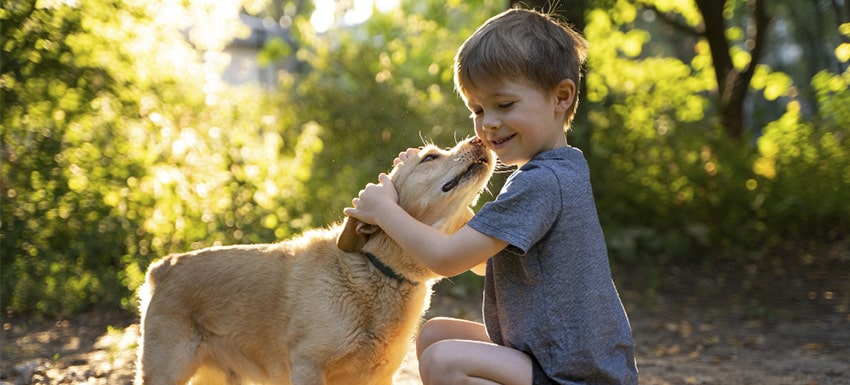
#> input picture brillo.jpg, 850 x 385 px, found by its file name
$ python Brillo.py
#> lines starting #> are read from the running program, lines starting #| are printed output that depends on the picture
import numpy as np
from PIL import Image
from PIL import ImageEnhance
#


    #Cargamos la imagen
img2=Image.open(r"C:\Users\Vero\Desktop\TP procesamiento digital de imágenes\TP procesamiento digital de imágenes\brillo.jpg")
#> img2 is the input picture: PIL image 850x385 RGB; mean R, G, B 126.9, 118.9, 76.3

    #creamos la funcion para aumentar el brillo de la imagen
def aumentar_brillo(imagen, factor):
    """
    La función fue creada para aumentar el brillo de una imagen utilizando el modulo ImageEnhance.
    La función recibe dos parámetros: la imagen y el factor de aumento del brillo.
    El factor es un argumento que no es definido previamente,
    sino que es un valor que será instanciado luego para ser llamado y modificado desde otro lugar del código."""
#> called with factor = 1.5
    enhancer = ImageEnhance.Brightness(imagen)
    return enhancer.enhance(factor)
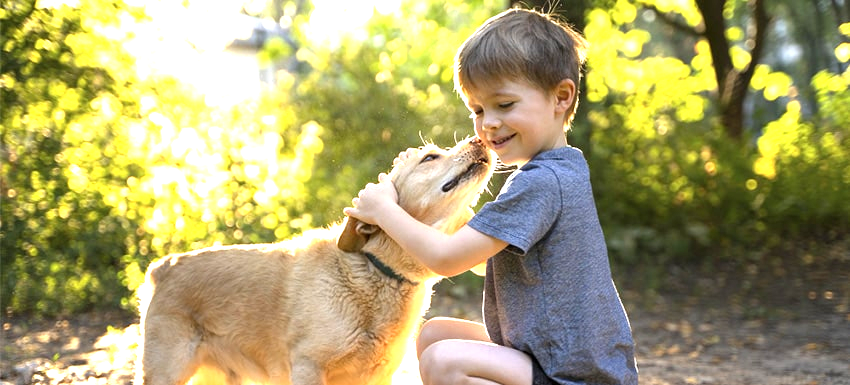
#> returned value: PIL image 850x385 RGB; mean R, G, B 169.8, 162.5, 109.8
if __name__ == "__main__":
    #instancia del objeto img
    img_brillante = aumentar_brillo(img2, 1.5)
    img_brillante.show()

#documentacion de la funcion aumentar_brillo
#https://pillow.readthedocs.io/en/stable/reference/ImageEnhance.html#module-PIL.ImageEnhance

$ run again, with contorno.jpg copied over brillo.jpg
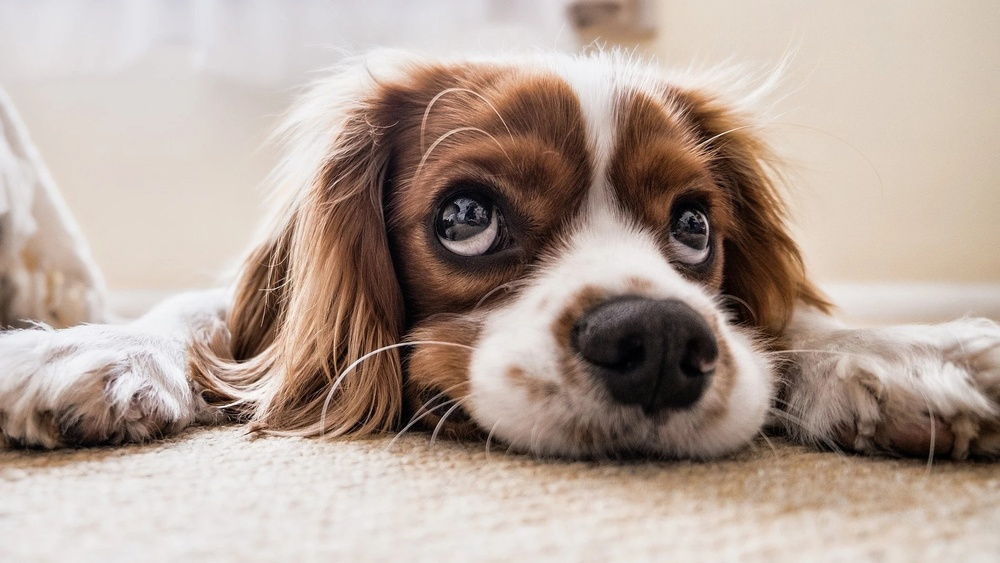
#> input picture contorno.jpg, 1000 x 563 px, shrunk from 1900 x 1069 before the run, found by its file name
#> img2 is the input picture: PIL image 1000x563 RGB; mean R, G, B 179.5, 162.6, 152.5
#> in aumentar_brillo, `return enhancer.enhance(factor)`:
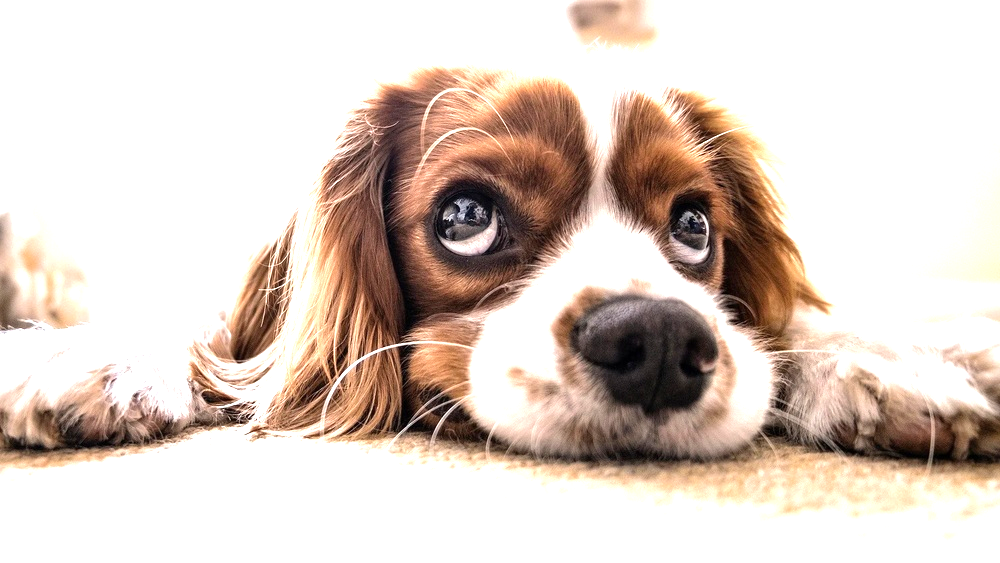
#> returned value: PIL image 1000x563 RGB; mean R, G, B 219.1, 204.7, 195.6

$ run again, with desenfoqueJPG.jpg copied over brillo.jpg
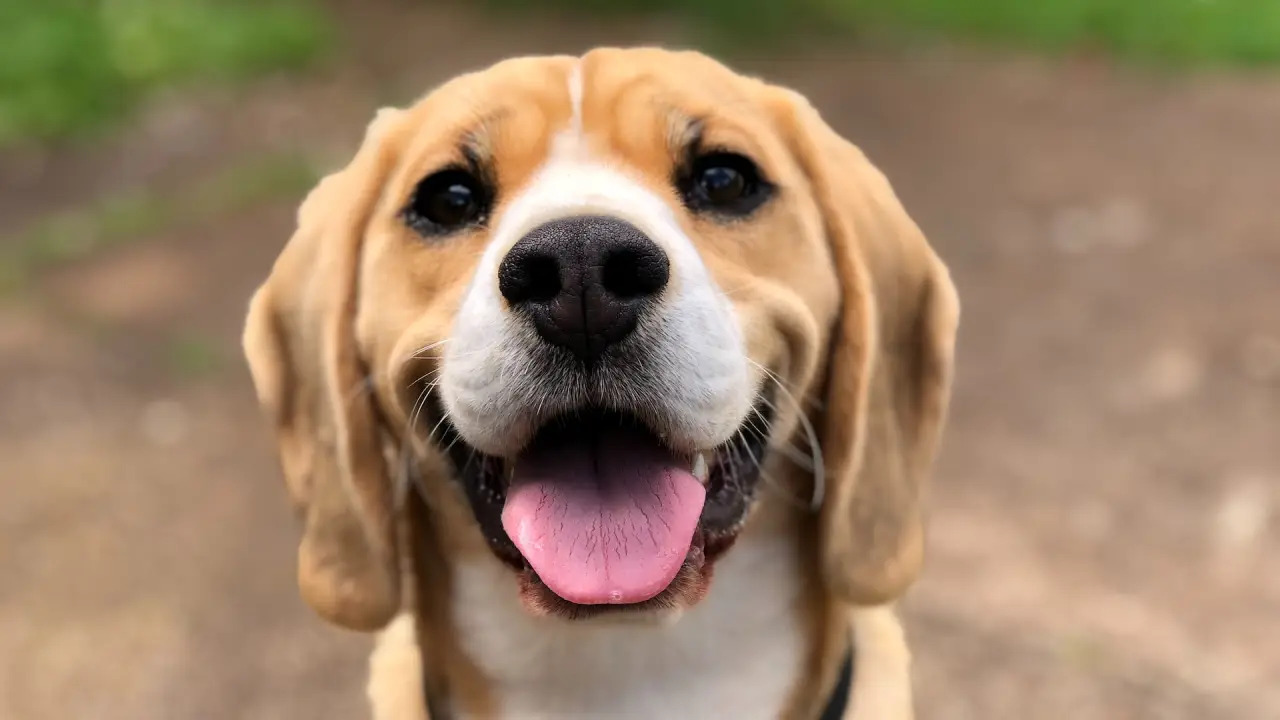
#> input picture desenfoqueJPG.jpg, 1280 x 720 px, found by its file name
#> img2 is the input picture: PIL image 1280x720 RGB; mean R, G, B 154.9, 129.5, 103
#> in aumentar_brillo, `return enhancer.enhance(factor)`:
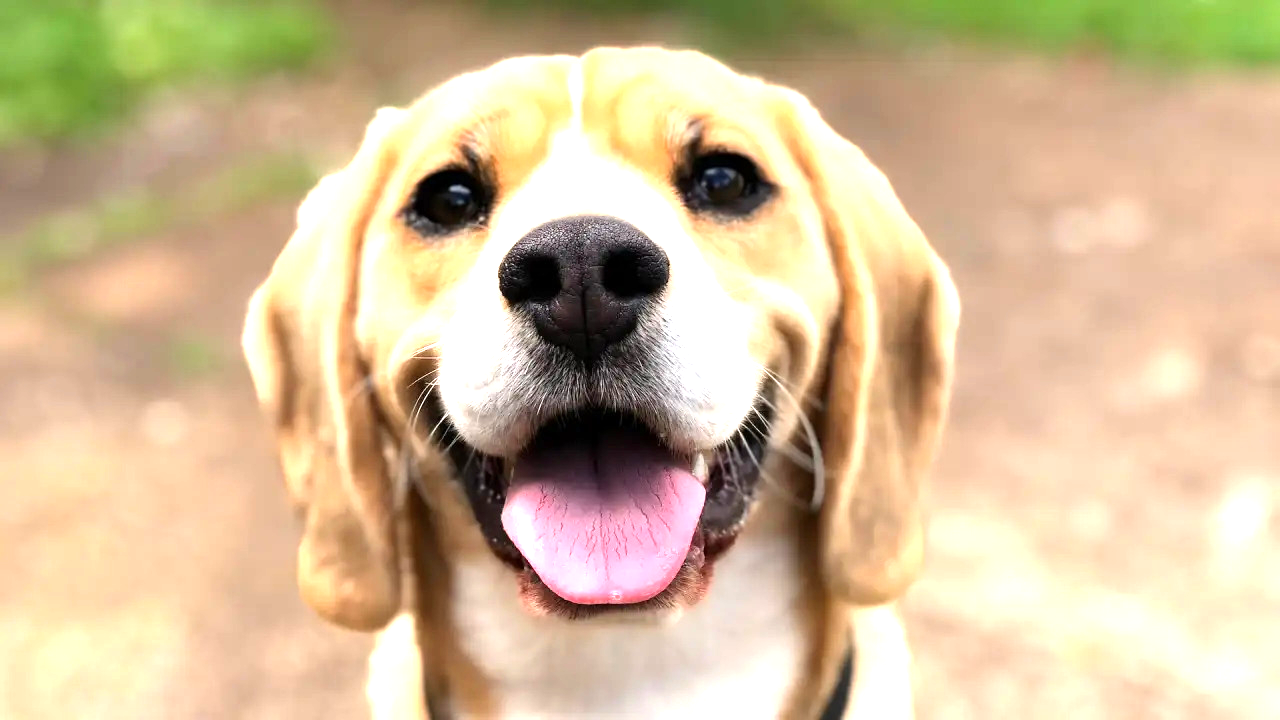
#> returned value: PIL image 1280x720 RGB; mean R, G, B 210.7, 187.8, 152.1

$ run again, with main.jpg copied over brillo.jpg
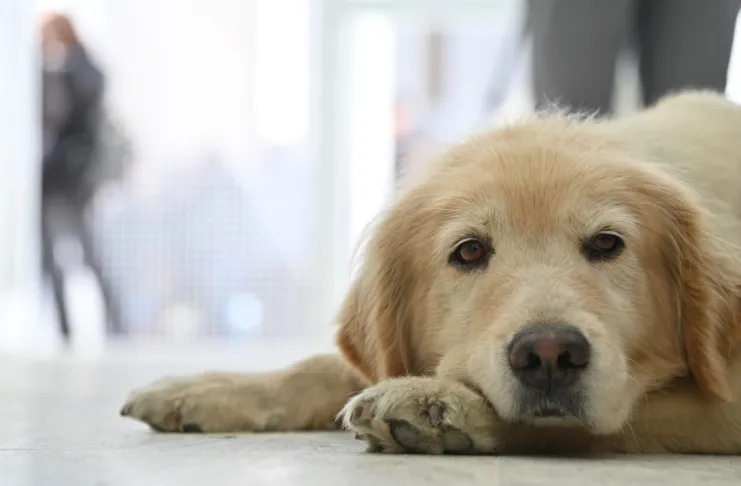
#> input picture main.jpg, 741 x 486 px, found by its file name
#> img2 is the input picture: PIL image 741x486 RGB; mean R, G, B 180.4, 175.5, 166.4
#> in aumentar_brillo, `return enhancer.enhance(factor)`:
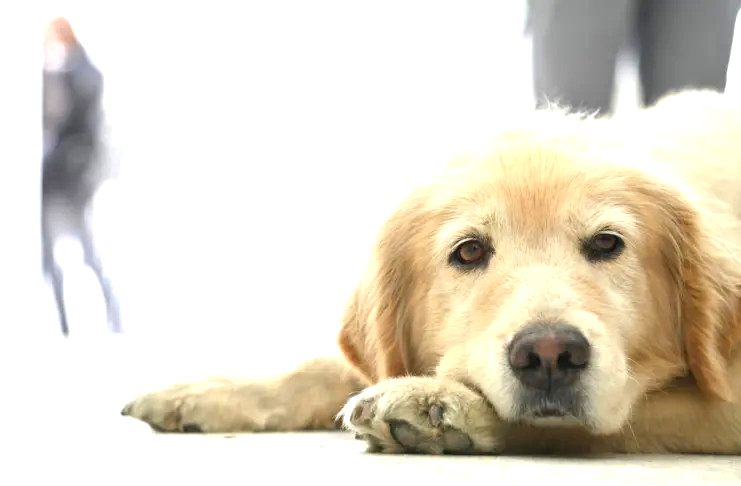
#> returned value: PIL image 741x486 RGB; mean R, G, B 223.9, 216.8, 202.3
